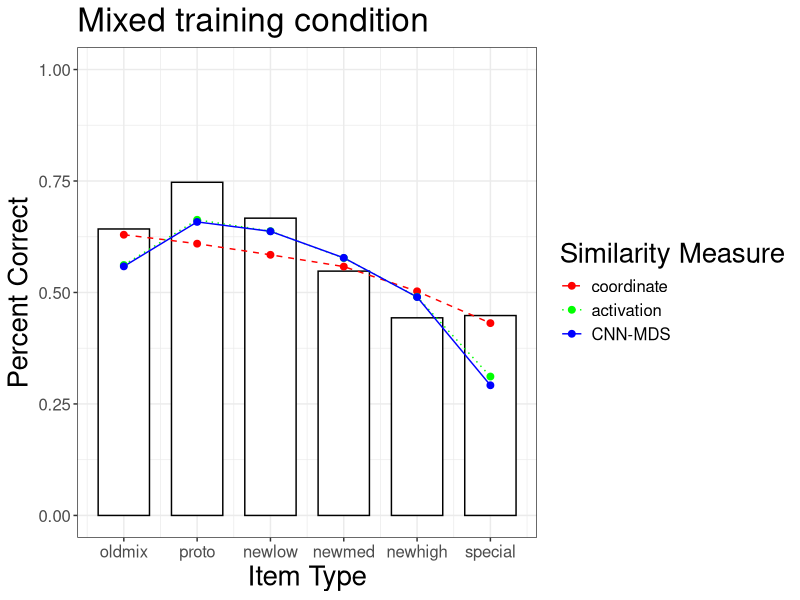
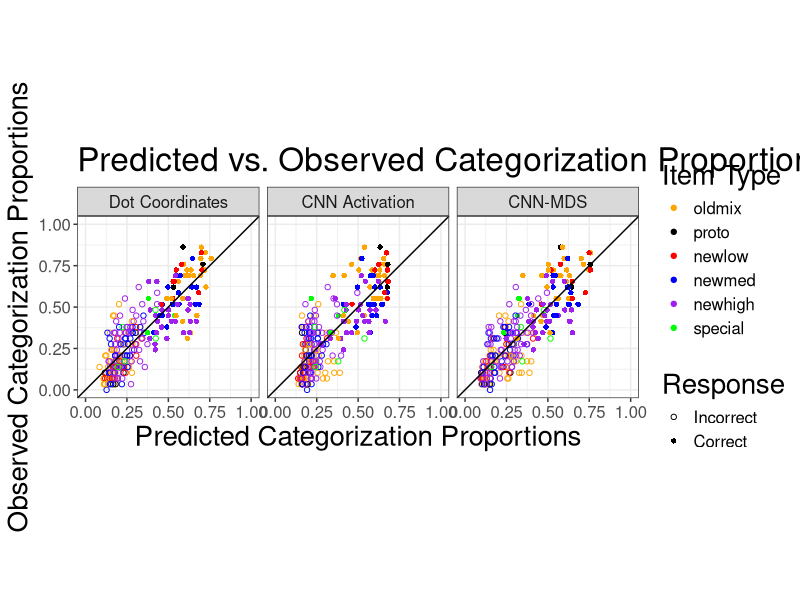

Recreate these plots in R, in order.
library(data.table)
library(ggplot2)
library(purrr)
library(gridExtra)
library(tidyr)
library(dplyr)
#source('utils.R')
# ---- Load the Data ----
itemtype_data = read.csv("barplot_data.csv");
pattern_resp_data = read.csv("scatterplot_data.csv");
itemtype_data$model = factor(itemtype_data$model,labels = c("coordinate","activation","CNN-MDS"))

#--------barplot-------------------------------------------

obs_data = select(itemtype_data,c('itemtype','obs')) %>%
           distinct()
pred_data = select(itemtype_data,c('model','itemtype','pred')) 

barplot = ggplot(data=NULL, aes(x = itemtype)) +
          geom_bar(data = obs_data,aes(y = obs),stat = "identity",fill = "white",color = "black",width = .7) +
          geom_line(data = pred_data,aes(linetype = model, y = pred, color = model),stat = "identity") +
          geom_point(data = pred_data,aes(y = pred, color = model),stat = "identity",size = 2) +
          scale_x_continuous(breaks = 1:6,labels = c("oldmix","proto","newlow","newmed","newhigh","special")) +
          scale_linetype_manual(name = "Similarity Measure",
                                values = c("dashed","dotted","solid")) +
          scale_color_manual(name = "Similarity Measure",
                             values = c("red","green","blue")) +
          ylim(0,1) +
          xlab("Item Type") +
          ylab("Percent Correct") +
          ggtitle("Mixed training condition") +
          theme_bw() +
          theme(title = element_text(size = 20),
                text =  element_text(size = 15))


#--------scatterplot------------
pattern_resp_data$itemtype = factor(pattern_resp_data$itemtype,labels = c("oldmix","proto","newlow","newmed","newhigh","special"))
pattern_resp_data$corr_values = factor(pattern_resp_data$corr_values,labels = c("Incorrect","Correct"))
pattern_resp_data$category_pat = factor(pattern_resp_data$category_pat,labels = c("A","B","C"))
pattern_resp_data$category_resp = factor(pattern_resp_data$category_resp,labels = c("A","B","C"))

model.labs <- c( "Dot Coordinates","CNN Activation","CNN-MDS")
names(model.labs) <- c("1", "2","3")
scatterplot = ggplot(data = pattern_resp_data, aes(x=pred_val, y=obs_val)) +
              geom_point(aes(color = itemtype,shape = corr_values),size = 1.5) + #check_overlap = TRUE
              geom_abline() +
              facet_grid(. ~ model,labeller = labeller(model = model.labs)) +
              ggtitle(label = "Predicted vs. Observed Categorization Proportions") +
              xlab ("Predicted Categorization Proportions") +
              ylab ("Observed Categorization Proportions") +
              coord_equal(xlim = c(0,1),ylim = c(0,1)) +
              scale_color_manual(name = "Item Type",values = c("orange","black","red","blue","purple","green")) + 
              scale_shape_manual(name = "Response", values = c(1,16)) +
              theme_bw() +
              theme(title = element_text(size = 20),
                    text =  element_text(size = 15))

ggsave(paste0('itemtype accuracy_mix','.jpg'),plot = barplot ,path = paste0("figure"), width = 8, height = 8)
ggsave(paste0('categorization proportions_mix','.jpg'),plot = scatterplot ,path = paste0("figure"), width = 18, height = 6)
